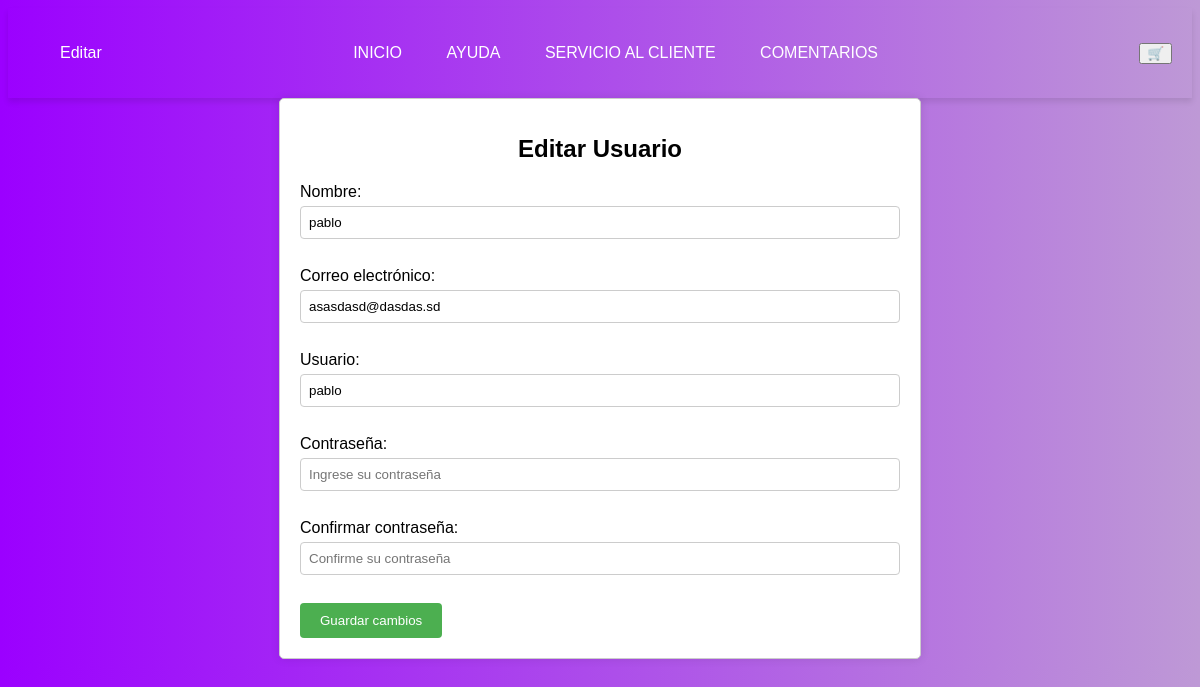
Screenshot of /editar/8/ with the database file from the repository.
### Febati_APP_85/models.py (models this page shows, shortened)
class Usuario(models.Model):
    id = models.AutoField(primary_key=True)
    nombre = models.CharField(max_length=20, blank=True, null=True)
    correo = models.EmailField(unique=True, max_length=100, blank=True, null=True)
    usuario = models.CharField(max_length=14, blank=True, null=True)
    contraseña = models.CharField(max_length=16, blank=True, null=True)

### Febati_APP_85/views.py (the view, shortened to what this page needs)
# urls.py: path('editar/<int:pk>/', EditUserView.as_view(), name='editar_usuario'),
class EditUserView(View):
    def get(self, request, pk):
        usuario = get_object_or_404(Usuario, pk=pk)
        return render(request, "editar_usuario.html", {"usuario": usuario})

### Febati_APP_85/Templates/editar_usuario.html (shortened to what this page needs)
<!DOCTYPE html>
{% load static %}
<html lang="es">
<head>
    <link rel="stylesheet" href="{% static 'Styles/Diseño_ER_85.css' %}">
</head>
<body>
    <header class="d-flex justify-content-between align-items-center">
        <nav id="PANEL">
            <li><a href="/lista">Editar</a></li>
        </nav>
        <nav id="PANEL">
            <ul>
                <li><a href="../Principal_85/Estructura_PL_85.html">INICIO</a></li>
                <li><a href="../Ayuda_85/Estructura_AA_85.html">AYUDA</a></li>
                <li><a href="/SE/">SERVICIO AL CLIENTE</a></li>
                <li><a href="/CS/">COMENTARIOS</a></li>
            </ul>
        </nav>
     <a href="/carrito/"><button type="button" class="btn btn-outline-light">🛒</button></a>
    </header>
 <div class="container">
    <div class="container-form">
        <h1>Editar Usuario</h1>
        <form method="POST">
            <label for="nombre">Nombre:</label>
            <input type="text" id="nombre" name="nombre" value="{{ usuario.nombre }}" autofocus placeholder="Ingrese su nombre completo">
            <br><br>
            <label for="correo">Correo electrónico:</label>
            <input type="email" id="correo" name="correo" value="{{ usuario.correo }}" placeholder="Ingrese su correo electrónico">
            <br><br>
            <label for="usuario">Usuario:</label>
            <input type="text" id="usuario" name="usuario" value="{{ usuario.usuario }}" placeholder="Ingrese su nombre de usuario">
            <br><br>
            <label for="contrasena">Contraseña:</label>
            <input type="password" id="contrasena" name="contrasena" placeholder="Ingrese su contraseña">
            <br><br>
            <label for="confirmar_contrasena">Confirmar contraseña:</label>
            <input type="password" id="confirmar_contrasena" name="confirmar_contrasena" placeholder="Confirme su contraseña">
            <br><br>
            <button type="submit" class="btn btn-primary">Guardar cambios</button>
        </form>
    </div>
 </div>
</body>
</html>

### Febati_APP_85/static/Styles/Diseño_ER_85.css (style rules this page uses)
body { font-family: Arial, sans-serif; background: rgb(155,0,255); background: linear-gradient(90deg, rgba(155,0,255,1) 0%, rgba(190,153,214,1) 100%); }
header { display: flex; justify-content: space-between; align-items: center; background-color: transparent; color: transparent; padding: 20px; box-shadow: 0 4px 6px #0000001a; }
nav ul { list-style-type: none; padding: 0; }
nav ul li { display: inline; margin-right: 20px; }
nav ul li a { color: #fff; text-decoration: none; }
#PANEL a { text-decoration: none; color: #ffffff; padding: 5px 10px; border-radius: 5px; transition: background-color 0.3s, color 0.3s; }
.container { max-width: 600px; margin: 0 auto; padding: 20px; background-color: #fff; border: 1px solid #ccc; border-radius: 5px; box-shadow: 0 0 10px rgba(0, 0, 0, 0.1); }
.container h1 { font-size: 24px; margin-bottom: 20px; text-align: center; }
.container-form label { display: block; margin-bottom: 5px; }
.container-form input[type=text], .container-form input[type=email], .container-form input[type=password] { width: 100%; padding: 8px; margin-bottom: 10px; border: 1px solid #ccc; border-radius: 4px; box-sizing: border-box; }
.container-form button { background-color: #4CAF50; color: white; padding: 10px 20px; border: none; border-radius: 4px; cursor: pointer; }

### rows the page displays
Usuario: nombre "pablo", correo "asasdasd@dasdas.sd", usuario "pablo"
